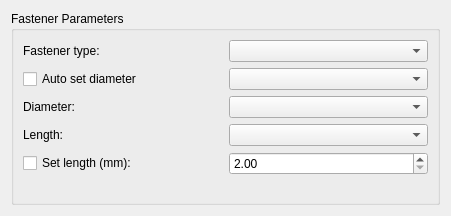
<?xml version="1.0" encoding="UTF-8"?>
<ui version="4.0">
 <class>DlgChangeParams</class>
 <widget class="QWidget" name="DlgChangeParams">
  <property name="geometry">
   <rect>
    <x>0</x>
    <y>0</y>
    <width>451</width>
    <height>216</height>
   </rect>
  </property>
  <property name="windowTitle">
   <string>Change fastener parameters</string>
  </property>
  <layout class="QGridLayout" name="gridLayout_2">
   <item row="0" column="0">
    <widget class="QGroupBox" name="mainGroup">
     <property name="title">
      <string>Fastener Parameters</string>
     </property>
     <layout class="QVBoxLayout" name="verticalLayout">
      <item>
       <layout class="QHBoxLayout" name="horizontalLayout">
        <item>
         <widget class="QLabel" name="labelFastenerType">
          <property name="text">
           <string>Fastener type:</string>
          </property>
         </widget>
        </item>
        <item>
         <widget class="QComboBox" name="comboFastenerType"/>
        </item>
       </layout>
      </item>
      <item>
       <layout class="QHBoxLayout" name="horizontalLayout_2">
        <item>
         <widget class="QCheckBox" name="checkAutoDiameter">
          <property name="text">
           <string>Auto set diameter</string>
          </property>
         </widget>
        </item>
        <item>
         <widget class="QComboBox" name="comboMatchType"/>
        </item>
       </layout>
      </item>
      <item>
       <layout class="QHBoxLayout" name="horizontalLayout_3">
        <item>
         <widget class="QLabel" name="labelDiameter">
          <property name="text">
           <string>Diameter:</string>
          </property>
         </widget>
        </item>
        <item>
         <widget class="QComboBox" name="comboDiameter"/>
        </item>
       </layout>
      </item>
      <item>
       <layout class="QHBoxLayout" name="horizontalLayout_4">
        <item>
         <widget class="QLabel" name="labelLength">
          <property name="text">
           <string>Length:</string>
          </property>
         </widget>
        </item>
        <item>
         <widget class="QComboBox" name="comboLength"/>
        </item>
       </layout>
      </item>
      <item>
       <layout class="QHBoxLayout" name="layoutSetVarLength">
        <item>
         <widget class="QCheckBox" name="checkSetLength">
          <property name="text">
           <string>Set length (mm):</string>
          </property>
         </widget>
        </item>
        <item>
         <widget class="QDoubleSpinBox" name="spinLength">
          <property name="minimum">
           <double>2.000000000000000</double>
          </property>
          <property name="maximum">
           <double>9999.989999999999782</double>
          </property>
         </widget>
        </item>
       </layout>
      </item>
      <item>
       <spacer name="verticalSpacer">
        <property name="orientation">
         <enum>Qt::Vertical</enum>
        </property>
        <property name="sizeHint" stdset="0">
         <size>
          <width>20</width>
          <height>40</height>
         </size>
        </property>
       </spacer>
      </item>
     </layout>
    </widget>
   </item>
  </layout>
 </widget>
 <resources/>
 <connections/>
</ui>
